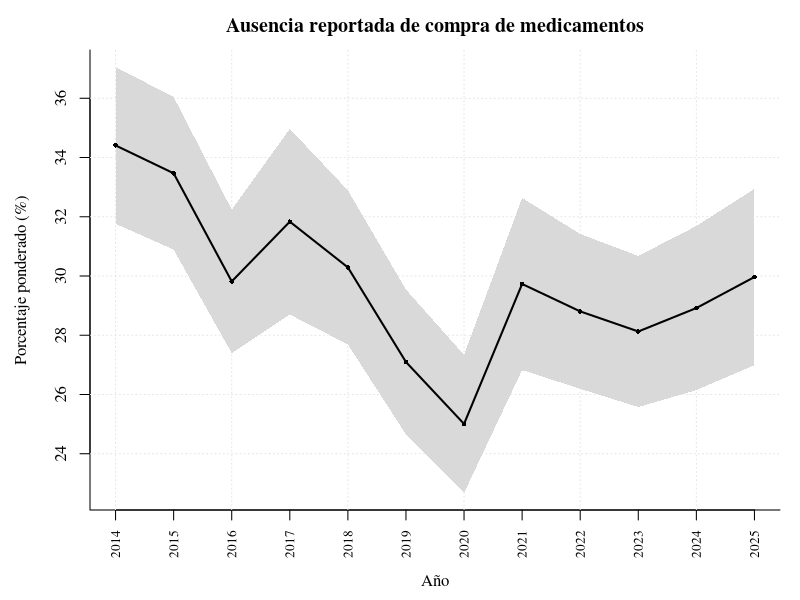
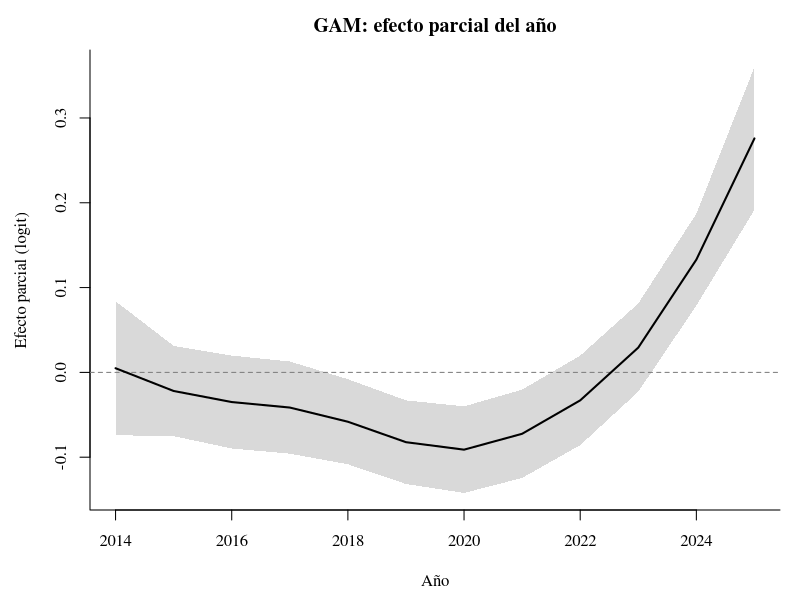
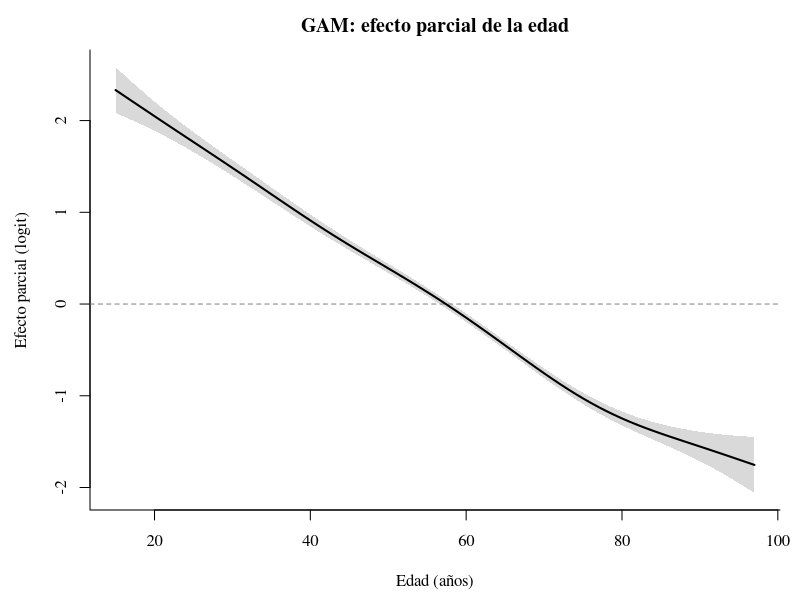
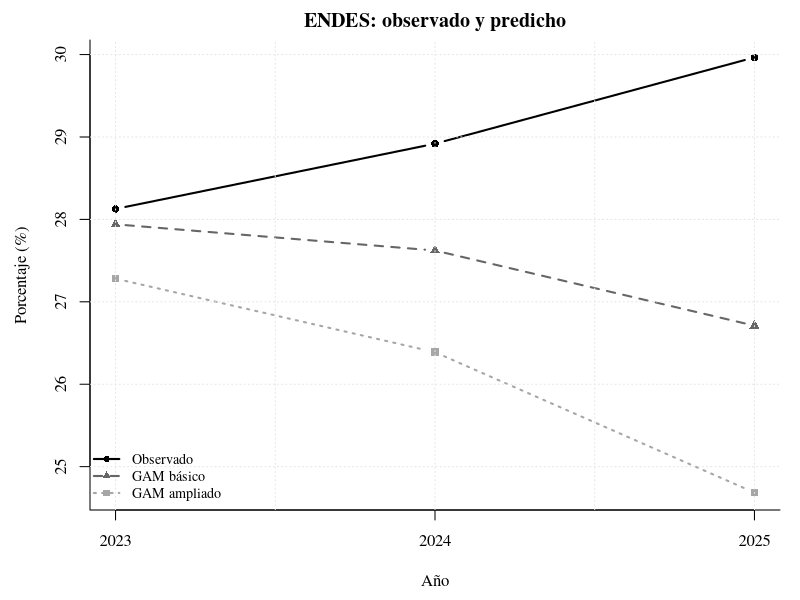

These charts were generated, in order, by the following R code:
## ---- chunk 1
#| label: cuadro-3-modelos
#| echo: false
#| warning: false
#| message: false

modelos <- read.csv(
  "datos/publicos/28_comparacion_temporal.csv"
)

stopifnot(
  all(c("X", "logloss", "brier") %in% names(modelos)),
  nrow(modelos) == 2
)

modelos <- modelos[
  match(
    c("GAM_basico", "GAM_ampliado"),
    modelos$X
  ),
]

stopifnot(!anyNA(modelos$X))

tabla3 <- data.frame(
  Modelo = c("GAM básico", "GAM ampliado"),
  Predictoras = c(3, 15),
  `Log-loss` = formatC(
    modelos$logloss,
    format = "f",
    digits = 4,
    decimal.mark = ","
  ),
  `Brier Score` = formatC(
    modelos$brier,
    format = "f",
    digits = 4,
    decimal.mark = ","
  ),
  check.names = FALSE
)

knitr::kable(
  tabla3,
  format = "html",
  align = c("l", "c", "r", "r"),
  caption = paste(
    "Cuadro 3. Evaluación temporal fuera",
    "del entrenamiento, 2023–2025"
  )
)
## ---- chunk 2
#| label: fig-evolucion-endes
#| fig-cap: "Figura 1. Proporción anual ponderada de ausencia reportada de compra, con intervalos aproximados del 95 % sujetos a los supuestos del diseño."
#| fig-width: 8
#| fig-height: 5
#| echo: false
#| warning: false
#| message: false

# Leer resultados reales de ENDES
datos <- read.csv(
  "datos/publicos/estimaciones_anuales.csv"
)

# Ordenar por año
datos <- datos[order(datos$anio), ]

# Verificar datos
stopifnot(
  nrow(datos) == 12,
  identical(as.integer(datos$anio), 2014:2025)
)

# Preparar el grafico
par(
  mar = c(4.5, 4.5, 2.5, 1),
  family = "serif"
)

# Graficar la proporcion anual
plot(
  datos$anio,
  datos$porcentaje,
  type = "n",
  ylim = range(c(
    datos$IC_inferior,
    datos$IC_superior
  )),
  xlab = "Año",
  ylab = "Porcentaje ponderado (%)",
  main = "Ausencia reportada de compra de medicamentos",
  xaxt = "n",
  bty = "l"
)

axis(
  1,
  at = datos$anio,
  labels = datos$anio,
  las = 2,
  cex.axis = 0.8
)

grid(
  col = "gray90",
  lty = 3
)

# Banda de intervalos de confianza
polygon(
  x = c(datos$anio, rev(datos$anio)),
  y = c(
    datos$IC_inferior,
    rev(datos$IC_superior)
  ),
  col = "gray85",
  border = NA
)

# Linea de evolucion anual
lines(
  datos$anio,
  datos$porcentaje,
  type = "o",
  col = "black",
  lwd = 2,
  pch = 16,
  cex = 0.6
)
## ---- chunk 3
#| label: cuadro-4-endes
#| echo: false
#| warning: false
#| message: false

# Leer resultados agregados
endes <- read.csv(
  "datos/publicos/estimaciones_anuales.csv"
)

# Comprobar los doce años
stopifnot(
  nrow(endes) == 12,
  all(2014:2025 %in% endes$anio)
)

# Preparar tabla
tabla <- data.frame(
  Año = endes$anio,
  N = format(
    endes$registros_cohorte,
    big.mark = " ",
    scientific = FALSE,
    trim = TRUE
  ),
  `Porcentaje ponderado` = sprintf(
    "%.2f %%",
    endes$porcentaje
  ),
  `IC aproximado 95 %` = sprintf(
    "[%.2f; %.2f]",
    endes$IC_inferior,
    endes$IC_superior
  ),
  check.names = FALSE
)

# Presentar el cuadro
knitr::kable(
  tabla,
  format = "html",
  align = c("c", "r", "r", "c"),
  caption = paste(
    "Cuadro 4. Evolución de la ausencia",
    "reportada de compra, ENDES 2014–2025"
  )
)
## ---- chunk 4
#| label: fig-gam-anio
#| fig-cap: "Figura 2. Efecto parcial estimado del año en el GAM de quince predictoras."
#| fig-width: 8
#| fig-height: 4.5
#| echo: false
#| warning: false

curva_anio <- read.csv(
 "datos/publicos/27_efecto_anio.csv"
)

curva_anio <- curva_anio[
  order(curva_anio$valor),
]

stopifnot(
  all(c(
    "valor", "efecto", "inferior", "superior"
  ) %in% names(curva_anio))
)

plot(
  curva_anio$valor,
  curva_anio$efecto,
  type = "n",
  ylim = range(
    curva_anio$inferior,
    curva_anio$superior
  ),
  xlab = "Año",
  ylab = "Efecto parcial (logit)",
  main = "GAM: efecto parcial del año",
  bty = "l"
)

polygon(
  c(curva_anio$valor, rev(curva_anio$valor)),
  c(curva_anio$inferior, rev(curva_anio$superior)),
  col = "gray85",
  border = NA
)

abline(h = 0, lty = 2, col = "gray50")

lines(
  curva_anio$valor,
  curva_anio$efecto,
  col = "black",
  lwd = 2
)
## ---- chunk 5
#| label: fig-gam-edad
#| fig-cap: "Figura 3. Efecto parcial estimado de la edad en el GAM de quince predictoras."
#| fig-width: 8
#| fig-height: 4.5
#| echo: false
#| warning: false

curva_edad <- read.csv(
  "datos/publicos/27_efecto_edad.csv"
)

curva_edad <- curva_edad[
  order(curva_edad$valor),
]

stopifnot(
  all(c(
    "valor", "efecto", "inferior", "superior"
  ) %in% names(curva_edad))
)

plot(
  curva_edad$valor,
  curva_edad$efecto,
  type = "n",
  ylim = range(
    curva_edad$inferior,
    curva_edad$superior
  ),
  xlab = "Edad (años)",
  ylab = "Efecto parcial (logit)",
  main = "GAM: efecto parcial de la edad",
  bty = "l"
)

polygon(
  c(curva_edad$valor, rev(curva_edad$valor)),
  c(curva_edad$inferior, rev(curva_edad$superior)),
  col = "gray85",
  border = NA
)

abline(h = 0, lty = 2, col = "gray50")

lines(
  curva_edad$valor,
  curva_edad$efecto,
  col = "black",
  lwd = 2
)
## ---- chunk 6
#| label: fig-calibracion-temporal
#| fig-cap: "Porcentaje observado y predicciones ponderadas de los GAM en 2023–2025."
#| fig-width: 8
#| fig-height: 4.5
#| echo: false
#| warning: false
#| message: false

# Leer los resultados reales
calibracion <- read.csv(
  "datos/publicos/29_calibracion_temporal.csv"
)

calibracion <- calibracion[
  order(calibracion$anio),
]

stopifnot(
  identical(as.integer(calibracion$anio), 2023:2025)
)

# Configurar el gráfico
par(
  mar = c(4.5, 4.5, 2, 1),
  family = "serif"
)

# Generar la Figura 4
matplot(
  calibracion$anio,
  calibracion[, c(
    "observado_pct",
    "basico_pct",
    "ampliado_pct"
  )],
  type = "b",
  lty = c(1, 2, 3),
  pch = c(16, 17, 15),
  col = c("black", "gray40", "gray65"),
  lwd = 2,
  xaxt = "n",
  xlab = "Año",
  ylab = "Porcentaje (%)",
  ylim = range(
    calibracion[, c(
      "observado_pct",
      "basico_pct",
      "ampliado_pct"
    )]
  ),
  main = "ENDES: observado y predicho",
  bty = "l"
)

axis(1, at = 2023:2025)

grid(col = "gray90", lty = 3)

legend(
  "bottomleft",
  legend = c(
    "Observado",
    "GAM básico",
    "GAM ampliado"
  ),
  col = c("black", "gray40", "gray65"),
  lty = c(1, 2, 3),
  pch = c(16, 17, 15),
  lwd = 2,
  bty = "n",
  cex = 0.85
)
## ---- chunk 7
#| label: cuadro-5-calibracion
#| echo: false
#| warning: false
#| message: false

# Ordenar los resultados por año
calibracion <- calibracion[
  order(calibracion$anio),
]

# Formato de porcentajes
formato_pct <- function(x) {
  paste0(
    formatC(
      x,
      format = "f",
      digits = 2,
      decimal.mark = ","
    ),
    " %"
  )
}

# Construir el Cuadro 5
tabla5 <- data.frame(
  Año = calibracion$anio,
  Observado = formato_pct(
    calibracion$observado_pct
  ),
  `GAM básico` = formato_pct(
    calibracion$basico_pct
  ),
  `GAM ampliado` = formato_pct(
    calibracion$ampliado_pct
  ),
  check.names = FALSE
)

# Mostrar el cuadro en HTML
knitr::kable(
  tabla5,
  format = "html",
  align = c("c", "r", "r", "r"),
  caption = paste(
    "Cuadro 5. Proporciones observadas",
    "y predichas en la validación temporal"
  )
)
## ---- chunk 8
#| label: cuadro-6-contrastes
#| echo: false
#| warning: false
#| message: false

contrastes <- read.csv(
  "datos/publicos/contrastes_exploratorios.csv"
)

# Verificar que estén los cuatro contrastes
stopifnot(nrow(contrastes) == 4)

# Ordenar las comparaciones
orden <- c(
  "2014-2020",
  "2020-2025",
  "2014-2025",
  "2023-2025"
)

contrastes$comparacion <- paste(
  contrastes$anio_inicial,
  contrastes$anio_final,
  sep = "-"
)

contrastes <- contrastes[
  match(orden, contrastes$comparacion),
]

stopifnot(!anyNA(contrastes$comparacion))

# Sensibilidad reportada en el informe
sensibilidad <- c(
  "Estable en escenarios",
  "Depende del escenario",
  "Depende del escenario",
  "No significativo en escenarios"
)

tabla6 <- data.frame(
  Comparación = contrastes$comparacion,
  `Diferencia (pp)` = sprintf(
    "%+.2f",
    contrastes$diferencia_pp
  ),
  `p de Holm` = ifelse(
    contrastes$p_holm < 0.001,
    "< 0,001",
    formatC(
      contrastes$p_holm,
      format = "f",
      digits = 4,
      decimal.mark = ","
    )
  ),
  `Sensibilidad temporal` = sensibilidad,
  check.names = FALSE
)

knitr::kable(
  tabla6,
  format = "html",
  align = c("c", "r", "c", "l"),
  escape = TRUE,
  caption = paste(
    "Cuadro 6. Contrastes de Wald",
    "exploratorios, método adjust"
  )
)
